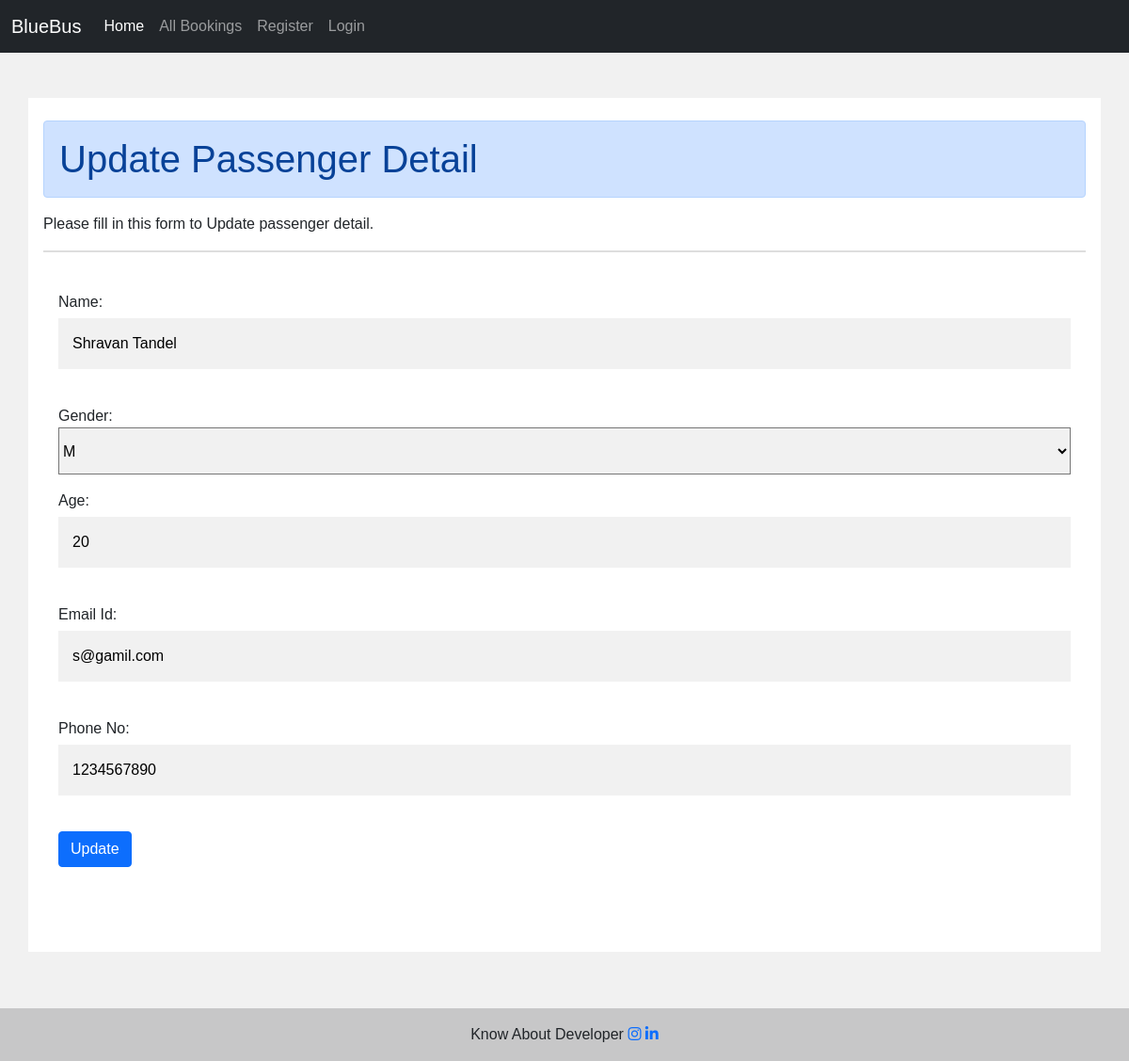
The app's page /update7 with its own data.
### dbmsA/models.py (models this page shows, shortened)
class Passenger(models.Model):
    user = models.ForeignKey(User, on_delete=models.CASCADE, related_name='passenger', null = True)
    name = models.CharField(max_length=30)
    gender = models.CharField(max_length = 10, choices = (("M","M"),("F","F")))
    date = models.DateField()
    age = models.IntegerField()
    emailid = models.EmailField()
    phoneno = models.CharField(max_length = 20)
    busno = models.ForeignKey(BusInfo, on_delete=models.CASCADE)
    seatno = models.ForeignKey(Seats, on_delete=models.CASCADE)

### dbmsA/views.py (the view)
# urls.py: path('update<int:pk>', views.updatep, name='update'),
def updatep(request, pk):
    passenger1 = Passenger.objects.get(id=pk)
    if request.method == 'POST':
        form = PassengerForm(request.POST, instance = passenger1)
        if form.is_valid():
            passenger = form.save(commit = False)
            passenger.save()
            return HttpResponseRedirect('/books')
    else:
        form = PassengerForm(instance=passenger1)
        return render(request, 'dbmsA/updatep.html', {'form':form})

### dbmsA/forms.py
class PassengerForm(forms.ModelForm):
    name = forms.CharField(max_length = 20,label="Name",widget=forms.TextInput(attrs={'placeholder': 'Username'}))
    age = forms.CharField(max_length = 20,label="Age",widget=forms.TextInput(attrs={'placeholder': 'Age'}))
    emailid = forms.CharField(max_length = 20,label="Email Id",widget=forms.TextInput(attrs={'placeholder': 'Email Id'}))
    phoneno = forms.CharField(max_length = 20,label="Phone No",widget=forms.TextInput(attrs={'placeholder': 'Phone No'}))
    class Meta():
        model = Passenger
        fields = ('name','gender','age','emailid','phoneno',)
        widgets = {
            'name': forms.TextInput(attrs = {'class':'form-control','required':'true'}),
            'age': forms.TextInput(attrs = {'class':'form-control','required':'true'}),
            'emailid': forms.TextInput(attrs = {'class':'form-control','required':'true'}),
            'phoneno': forms.TextInput(attrs = {'class':'form-control','required':'true'}),
        }

### dbmsA/templates/dbmsA/updatep.html (shortened to what this page needs)
<!DOCTYPE html>
{% extends 'dbmsA/base.html' %}
{% block body_block %}
<div class="container mt-5 ">
<h1 class="alert alert-primary mt-2">Update Passenger Detail</h1>
        <p>Please fill in this form to Update passenger detail.</p>
        <hr>
    <div class="container mt-2">
    <form class="form-inline mb-2" method='POST'>{% csrf_token %}
        <div class="form-group">
            {{ form.as_p}}
            <input type="submit" class="btn btn-primary" value="Update">
        </div>
    </form>
    </div>
</div>
{% endblock %}

### dbmsA/templates/dbmsA/base.html (style rules this page uses)
body { font-family: Arial, Helvetica, sans-serif; background-color: #f1f1f1; }
.container { margin-bottom: 50px; }
* { box-sizing: border-box; }
.container { padding: 16px; background-color: white; margin-top: 80px; }
input[type=email], input[type=text], input[type=select], input[type=date], input[type=password] { width: 100%; padding: 15px; margin: 5px 5px 22px 0; display: inline-block; border: none; background: #f1f1f1; }
hr { border: 1px solid gray; margin-bottom: 25px; }
select { width: 100%; height: 50px; background: #f1f1f1; }

### records on screen
Passenger: name "Shravan Tandel", gender "M", age "20", emailid "s@gamil.com", phoneno "1234567890"
